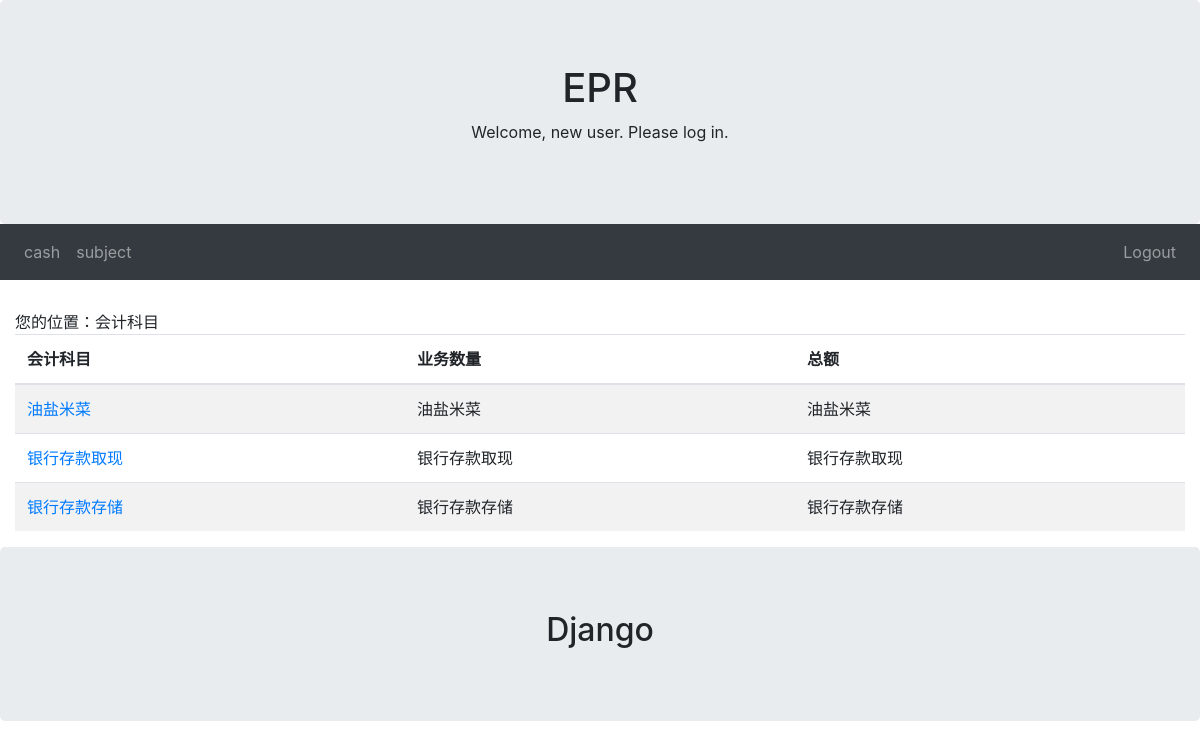
Page /subject/ on the earlier database version.
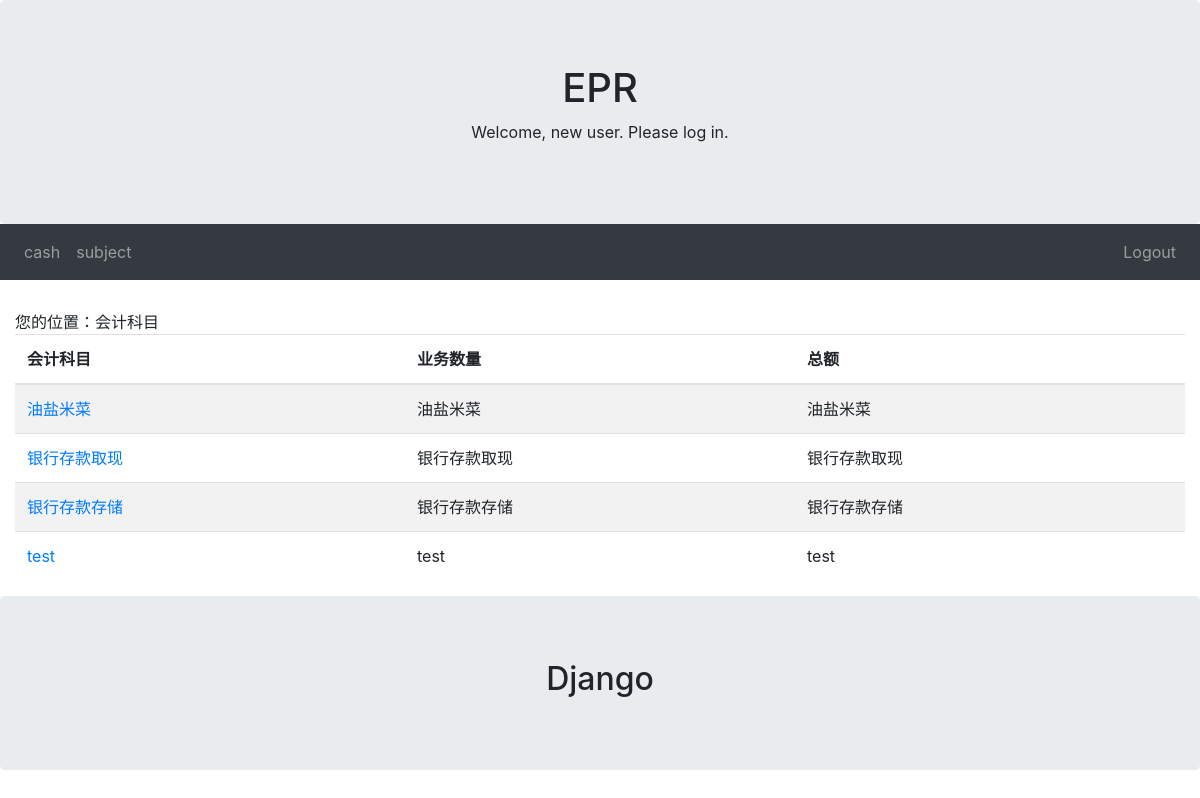
Same page on the later database version.
### accountingsubject/models.py (models this page shows, shortened)
class AccountingSubject(CommonInfo):
    accounting_subject = models.CharField(max_length=50, unique=True, help_text="会计科目")
    debit_balance = models.BooleanField(default=True)
    class Meta:
        db_table = 'cash_accounting_subject'

### accountingsubject/views.py (the view)
# urls.py: path('', views.IndexView.as_view(), name='index'),
class IndexView(generic.ListView):
    template_name = 'accountingsubject/index.html'
    context_object_name = 'accounting_subject_list'
    def get_queryset(self):
        return AccountingSubject.objects.all()

### accountingsubject/templates/accountingsubject/index.html (shortened to what this page needs)
{% extends "base.html" %}
{% block content %}
您的位置：会计科目
{% if accounting_subject_list %}
<table class="table table-striped">
    <thead>
    <tr>
        <th width="200px">会计科目</th>
        <th width="200px">业务数量</th>
        <th width="200px">总额</th>
    </tr>
    </thead>
    <tbody>
    {% for accounting_subject in accounting_subject_list %}
    <tr>
        <td><a href="{% url 'subject:detail' accounting_subject.id %}">{{ accounting_subject.accounting_subject }}</a></td>
        <td>{{ accounting_subject.accounting_subject }}</td>
        <td>{{ accounting_subject.accounting_subject }}</td>
    </tr>
    {% endfor %}
    </tbody>
</table>
{% else %}
<p>没有会计科目</p>
{% endif %}
{% endblock %}

Differences in the rows shown:
added AccountingSubject: accounting_subject "test"
